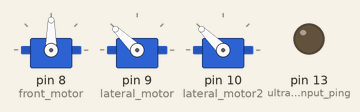
Recording of a sketch running on a simulated Arduino Uno, built with avr-gcc and run on an emulated ATmega328P. Shown: 3 × servo, output pins drawn as LEDs (lit = HIGH).

Above: at 0.05 s.
At 5.4 s:
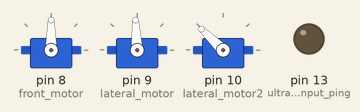
At 8.1 s:
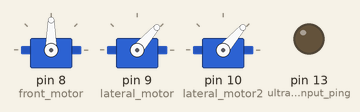
At 10.8 s:
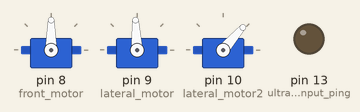
Timing chart, 0 to 14.0 s (numbered marks = the images above):
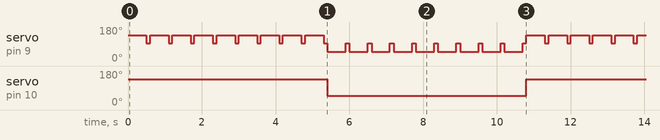

Measured:
- by itself, servo on pin 9 (lateral_motor): moves between 49° and 136°, repeating every 10.8 s
- by itself, servo on pin 10 (lateral_motor2): alternates 136° for 5.4 s and 49° for 5.4 s

The sketch:

Final_Project_Code_TESTING_.ino
```cpp
#include <Servo.h>
#include <EEPROM.h>

//VARIABLES
int stage = 0;
int dropoff = 0;
int check=0;
boolean leftposition = 0;
boolean forwardposition = 0;
boolean backwardsposition = 0;
boolean rightposition = 0;
int pickup = 0;
boolean mailbox1 = false;
boolean mailbox2 = false;
boolean mailbox3 = false;
boolean mailbox4 = false;
int flag = 0;
int incoming;
int outgoing;
int motorspeed= 1900;


//SERVOS
Servo servo_frontmotor;
Servo servo_basemotor;
Servo servo_lateral;
Servo servo_lateral2;

//PIN DECLARATIONS
const int right_lightsensor = A0;
const int left_lightsensor = A1;
const int right_tracker = A4;
const int left_tracker = A5;
const int front_motor = 8;
const int lateral_motor = 9;
const int lateral_motor2 = 10;
const int ultrasonic_output_data = 12;
const int ultrasonic_input_ping = 13;

//SENSOR OPTIONS
// Motors
   const int pulling = 1750;
   const int pushing = 1250;
   const int pushtime = 200;
   const int pulltime = 300;

//Light Sensors
    int brightness_right = 0;
    int brightness_left = 0;
    int bright = 0;
    int dark = 0;
    int rightblink = 0;
    int leftblink = 0;
    boolean blinker = false;

//Ultrasonic
    int closedistance = 0;
    int fardistance = 0;
    int stopdistance = 0;
    unsigned long ul_PingTime = 0;
    unsigned long pingDistance = 100000;
    unsigned long ul_Echo_Time;
    int distance = 0;
    int shortdistance = 0;


//Linetrackers
    int right = 0;
    int left = 0;
    int right_light_threshold = 150;
    int right_dark_threshold = 500;
    int left_light_threshold = 150;
    int left_dark_threshold = 500;


void setup()
{
  Serial.begin(9600);
  pinMode(13,OUTPUT);

  pinMode(ultrasonic_input_ping, OUTPUT);
  pinMode(ultrasonic_output_data, INPUT);

  pinMode(front_motor, OUTPUT);
  servo_frontmotor.attach(front_motor);

  pinMode(lateral_motor, OUTPUT);
  servo_lateral.attach(lateral_motor);
  pinMode(lateral_motor2, OUTPUT);
  servo_lateral2.attach(lateral_motor2);

  pinMode(left_tracker, INPUT);
  pinMode(right_tracker, INPUT);

  pinMode (left_lightsensor, INPUT);
  pinMode (right_lightsensor, INPUT);
}
//check for line trackers
void loop()
{
  for (int i = 0; i < 9; i++)
  {
  servo_lateral.writeMicroseconds(1950);
  servo_lateral2.writeMicroseconds(1950);
  delay(500);
  servo_lateral.writeMicroseconds(1500);
  servo_lateral2.writeMicroseconds(1950);
  delay(100);
  }
  for (int i = 0; i < 9; i++)
  {
  servo_lateral.writeMicroseconds(1050);
    servo_lateral2.writeMicroseconds(1050);

  delay(500);
  servo_lateral.writeMicroseconds(1500);
    servo_lateral2.writeMicroseconds(1050);

  delay(100);
  }
}


void line_extender()
{


                    servo_frontmotor.writeMicroseconds(motorspeed);
                  //delay(5000);
                    right = analogRead(A4);
                    left = analogRead(A5);
                    Serial.println("Right");
                    Serial.println(right);
                    Serial.println("Left");
                    Serial.println(left);


                    if (right < 50 && left < 50)
                    {
                      Serial.println("Room 1");
                      motorspeed = 1100;
                      delay(5000);
                    }

                    if (right > 400 && left < 50)
                    {
                      Serial.println("Room 2/3");
                      motorspeed = 1100;
                      delay(5000);

                    }

                    if (((right > 60)&&(right < 400)) && ((left > 60)&&(left < 400)))
                    {
                      Serial.println("No mail");
                      motorspeed = 1900;
                    }
}
void blank()
{

 switch (stage)
         {
           case 0: //FIND CENTRE OF MAILBOX
           {
             flag = 0;
             //Serial.println("Blinking");
             rightblink = blinking();
             //Serial.println(rightblink);

             //Serial.println("Brightness Left");
             brightness_left = analogRead (A1);
             //Serial.println(brightness_left);

             //Serial.println("Distance");
             distance = Ping();
             //Serial.println(distance);
int shit;
  Serial.available();

      incoming = Serial.parseInt();
      if (incoming == 1)
      {
          shit = 1;
      }

  switch(shit)
    {
      case 1:
      {
        outgoing = Ping();

          if (outgoing < 2100)
          {
             Serial.println(7);
             shit = 2;
          }

          else
          {
            Serial.println(5);
          }
          break;
      }

      case 2:
      {
        int distance = 0;
         do
         {
           servo_lateral.writeMicroseconds(1800);
           delay(500);
           servo_lateral.writeMicroseconds(1500);
           distance = Ping();
         }
         while(distance>1500);
      }


    }


  if (check = 1)
      {
         if (rightblink == 1)
     {
          flag=1;
     }
         else
     {
          flag = 0;
     }

           if ((rightblink == 1) && (brightness_left<50) && (distance <1400))
         {
               Serial.println("Center");
         }

        stage = 1;
        break;
           }
           }


       case 1: //ROBOT MAIL/MAILBOX MAIL
           {
               rightblink = blinking();
               //Serial.println("Left");
               //Serial.println(analogRead(A5));
               //Serial.println("Right");
               //Serial.println(analogRead(A4));
               right = analogRead(A4);
               left = analogRead(A5);

            if ((left>left_light_threshold)||(left<left_dark_threshold)||(right>right_light_threshold)||(right<right_dark_threshold))
                   {
                     Serial.println("HAS MAIL");
                     stage = 2;
                     break;
                   }

            else
            {
              if (rightblink == 1)
              {
                Serial.println("MAILBOX HAS MAIL, MOVE RIGHT");
                stage = 3;
                break;
              }

              if (rightblink == 0)
              {
                Serial.println("ARM IS DONE, BASE MOVE TO NEXT MAILBOX");
                stage = 5;
                break;
              }
            }
            break;
         }

         case 2: //ROBOT HAS MAIL, MOVE LEFT
           {
             Serial.println("ROBOT HAS MAIL, MOVE LEFT");

               switch(dropoff)
               {
                      case 0:
                          {
                            Serial.println("MOVING LEFT");
                            moveleft();
                            if (leftposition == 1)
                                {
                                  dropoff = 1;
                                  break;
                                }
                          }

                      case 1:
                          {
                             Serial.println("MOVING FORWARD");
                             moveforward();
                             if (forwardposition == 1)
                                {
                                   dropoff = 2;
                                   break;
                                 }
                          }

                      case 2:
                          {
                             Serial.println("PUSHING OUT MAIL");
                             push();
                             dropoff = 3;
                             break;
                          }

                     case 3:
                          {
                             Serial.println("MOVE BACKWARDS");
                             movebackwards();
                             if (backwardsposition == 1)
                             {
                               dropoff = 4;
                               break;
                             }
                          }

                     case 4:
                         {
                            if (flag == 1)
                              {
                                stage = 3;
                                break;
                              }

                              else if (flag == 0)
                              {
                                stage = 4;
                                break;
                              }
                         }
               }
               break;
           }

              case 3: //ROBOT NEEDS TO PICK-UP MAIL
              {
                forwardposition = 0;
                backwardsposition = 0;
                Serial.println("PICK-UP MAIL");
                 switch(pickup)
                   {
                      case 0:
                        {
                            Serial.println("MOVING RIGHT");
                            moveright();
                            if (rightposition == 1)
                                {
                                   pickup = 1;
                                   break;
                                }
                        }

                        case 1:
                          {
                             Serial.println("MOVING FORWARD");
                             moveforward();
                             if (forwardposition == 1)
                                 {
                                    pickup = 2;
                                    break;
                                 }
                          }

                          case 2:
                            {
                               Serial.println("PULLING IN MAIL");
                               pull();
                               right = analogRead(A4);
                               left = analogRead(A5);

                               if ((left>left_light_threshold)||(left<left_dark_threshold)||(right>right_light_threshold)||(right<right_dark_threshold))
                                  {
                                    Serial.println("Picked up the mail");
                                    pickup = 3;
                                    break;
                                  }

                              else
                                  {
                                    pull();
                                  }
                              }

                          case 3:
                            {
                             Serial.println("MOVE BACKWARDS");
                             movebackwards();

                             if (backwardsposition == 1)
                             {
                               stage = 4;
                               break;
                             }
                            }
                   }
                   break;
              }

               case 4: //READ ENVELOPE AND DETERMINE MAILBOX
                 {
                    right = analogRead(A4);
                    left = analogRead(A5);

                    if ((right<150) && (left<150))
                    {
                      mailbox1 = true;
                      break;
                    }

                    else if ((right<150) && (left>500))
                    {
                      mailbox2 = true;
                      break;
                    }

                    else if ((right>500) && (left<150))
                    {
                      mailbox3 = true;
                      break;
                    }

                    else if ((right>500)&&(left>500))
                    {
                      mailbox4 = true;
                      break;
                    }
                 break;
                 }

             case 5:
               {
                 if (mailbox1 == true)
                 {
                   //Arm tells base to move to mailbox 1
                   break;
                 }

                 else if (mailbox2 == true)
                 {
                   //Arm tells base to move to mailbox 2
                   break;
                 }

                 else if (mailbox3 == true)
                 {
                   //Arm tells base to move to mailbox 3
                   break;
                 }

                 else if (mailbox4 == true)
                 {
                   //Arm tells base to move to mailbox 4
                   break;
                 }
                 break;
               }
               break;
         }
}

//FUNCTIONS
int Ping()
{
  while(millis() - ul_PingTime < 16)
  delay(2);
  digitalWrite(ultrasonic_input_ping, HIGH);
  delayMicroseconds(10);
  digitalWrite(ultrasonic_input_ping,LOW);
  ul_Echo_Time = pulseIn (ultrasonic_output_data, HIGH, 10000);
  ul_PingTime = millis();
  return ul_Echo_Time;
}

int moveleft()
{
   do
   {
     Serial.println("LONG DISTANCE");
     fardistance = Ping();
     Serial.println(fardistance);

     Serial.println("RIGHT SENSOR");
     brightness_right = analogRead(A0);
     Serial.println(brightness_right);

     Serial.println("LEFT SENSOR");
     brightness_left = analogRead(A1);
     Serial.println(brightness_left);

    //move the base motors backwards
    delay(100);
    //turn off the base motors
    servo_lateral.writeMicroseconds(1500);
    delay(500);
   }
   while ( (brightness_right >= 15) && (brightness_left<=70) && (Ping()<=2000) );
   leftposition = 1;
   servo_lateral.writeMicroseconds(1500);

}

int moveright()
{
   do {
     Serial.println("BLINKING");
     leftblink = blinkingleft();
     Serial.println(leftblink);

     Serial.println("LONG DISTANCE");
     fardistance = Ping();
     Serial.println(fardistance);

     Serial.println("RIGHT SENSOR");
     brightness_right = analogRead(A0);
     Serial.println(brightness_right);

    //move the base motors forward
    delay(100);
    //turn off the base motors
    servo_lateral.writeMicroseconds(1500);
    delay(500);
   }
   while ((leftblink = 0) && (brightness_right <=70 ) && (Ping()<=2150));
   rightposition = 1;
   servo_lateral.writeMicroseconds(1500);
}

int push ()
{
  servo_frontmotor.writeMicroseconds(1850);
  delay(5000);
  servo_frontmotor.writeMicroseconds(1500);
  }

int pull ()
{
  servo_frontmotor.writeMicroseconds(1200);
  delay(4000);
  servo_frontmotor.writeMicroseconds(1500);
}

void moveforward()
{
 do
  {
    servo_lateral.writeMicroseconds(1850);
    delay (500);
    servo_lateral.writeMicroseconds(1500);
    delay(500);
    Serial.println("Short Distance");
    shortdistance = Ping();
    Serial.println(shortdistance);
  }
 while (shortdistance > 1850);
 forwardposition = 1;
servo_lateral.writeMicroseconds(1500);

}

void movebackwards()
{
  do
  {
  Serial.println("Moving Backwards");
  servo_lateral.writeMicroseconds(1100);
  delay(500);
  servo_lateral.writeMicroseconds(1500);
  delay(500);
  Serial.println(Ping());
  }
  while (Ping()<2250);
  backwardsposition = 1;
  servo_lateral.writeMicroseconds(1500);
}

int blinking()
{
  for (int i=0; i<100; i++)
{
  brightness_right = analogRead (A0);

  if (brightness_right<20)
  {
    blinker = true;
  }
}

if (blinker == true)
{
  //Serial.println("Blinking");
  return 1;
}

else
{
  //Serial.println("Not Blinking");
  return 0;
}
}

int blinkingleft()
{
  for (int i=0; i<100; i++)
{
  brightness_left = analogRead (A1);

  if (brightness_left<20)
  {
    blinker = true;
  }
}

if (blinker == true)
{
  //Serial.println("Blinking");
  return 1;
}

else
{
  //Serial.println("Not Blinking");
  return 0;
}
}
```
